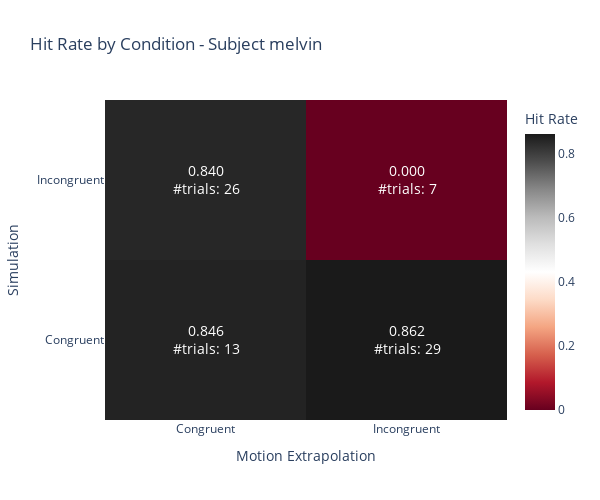
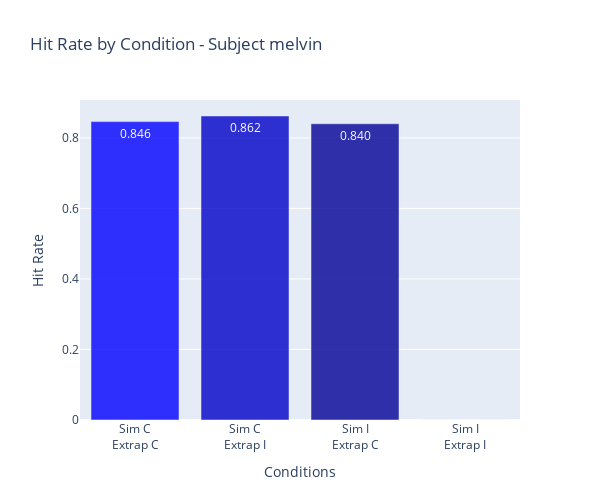
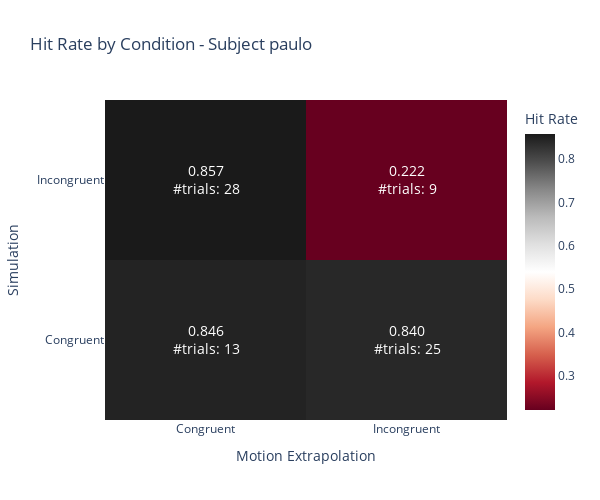
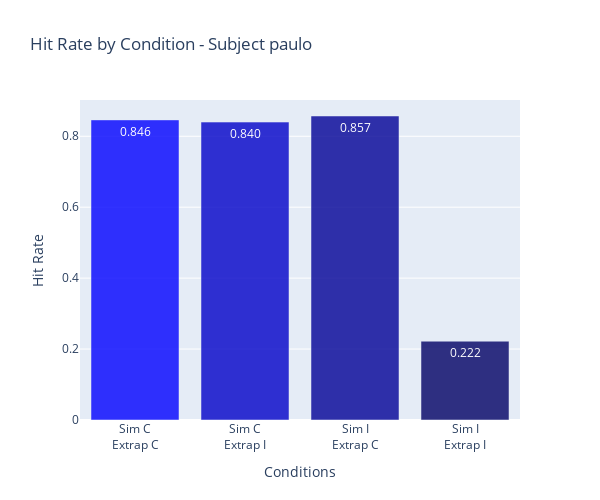

The notebook cell these images were saved under, in order:
### Code cell
for this_name in all_sub_names:
    wie = get_data(subject=f"sub-{this_name}", task="ball_hue")
    
    # Get hit rates for each condition
    simc_xpolc = get_hit_rate(df=wie, sim_con=True, expol_con=True, return_df=True)["accuracy"]
    simc_xpoli = get_hit_rate(df=wie, sim_con=True, expol_con=False, return_df=True)["accuracy"]
    simi_xpolc = get_hit_rate(df=wie, sim_con=False, expol_con=True, return_df=True)["accuracy"]
    simi_xpoli = get_hit_rate(df=wie, sim_con=False, expol_con=False, return_df=True)["accuracy"]

    print(f"Subject missed {get_false_negatives(wie)} trials")
    print(f"simc_xpolc: {simc_xpolc.mean()}, simc_xpoli: {simc_xpoli.mean()}, simi_xpolc: {simi_xpolc.mean()}, simi_xpoli: {simi_xpoli.mean()}")

    # Create data for the 2x2 heatmap
    z_values = [[simc_xpolc.mean(), simc_xpoli.mean()], 
                [simi_xpolc.mean(), simi_xpoli.mean()]]
    
    # Create a figure with subplot for heatmap
    fig = go.Figure()
    
    # Add heatmap
    fig.add_trace(go.Heatmap(
        z=z_values,
        x=['Congruent', 'Incongruent'],
        y=['Congruent', 'Incongruent'],
        text=[[f"{simc_xpolc.mean():.3f}<br>#trials: {len(simc_xpolc)}", f"{simc_xpoli.mean():.3f}<br>#trials: {len(simc_xpoli)}"], 
              [f"{simi_xpolc.mean():.3f}<br>#trials: {len(simi_xpolc)}", f"{simi_xpoli.mean():.3f}<br>#trials: {len(simi_xpoli)}"]],
        texttemplate="%{text}",
        textfont={"size":14},
        colorscale="RdGy",
        showscale=True,
        colorbar=dict(title="Hit Rate")
    ))
    
    # Update layout
    fig.update_layout(
        title=f"Hit Rate by Condition - Subject {this_name}",
        xaxis=dict(title="Motion Extrapolation", side="bottom"),
        yaxis=dict(title="Simulation"),
        width=600,
        height=500
    )
    
    # Show the figure
    fig.show()
    
    # Create a 2x2 bar plot alternative
    fig2 = go.Figure()
    
    # Define positions for the bars
    x_pos = [0, 1, 2, 3]
    x_labels = ['Sim C<br>Extrap C', 'Sim C<br>Extrap I', 'Sim I<br>Extrap C', 'Sim I<br>Extrap I']
    y_values = [simc_xpolc.mean(), simc_xpoli.mean(), simi_xpolc.mean(), simi_xpoli.mean()]
    
    # Add bars
    fig2.add_trace(go.Bar(
        x=x_pos,
        y=y_values,
        text=[f"{val:.3f}" for val in y_values],
        textposition='auto',
        marker_color=['rgba(0, 0, 255, 0.8)', 'rgba(0, 0, 200, 0.8)', 
                      'rgba(0, 0, 150, 0.8)', 'rgba(0, 0, 100, 0.8)'],
        name='Hit Rate'
    ))
    
    # Update layout
    fig2.update_layout(
        title=f"Hit Rate by Condition - Subject {this_name}",
        xaxis=dict(
            title="Conditions",
            tickmode='array',
            tickvals=x_pos,
            ticktext=x_labels
        ),
        yaxis=dict(title="Hit Rate"),
        width=600,
        height=500
    )
    
    # Show the figure
    fig2.show()

### Figure 1 — Plotly figure (JSON) as saved in the notebook; plotly's stock layout.template omitted (floating-point values rounded to 4 significant figures)
{"data": [{"colorbar": {"title": {"text": "Hit Rate"}}, "colorscale": [[0, "rgb(103,0,31)"], [0.1, "rgb(178,24,43)"], [0.2, "rgb(214,96,77)"], [0.3, "rgb(244,165,130)"], [0.4, "rgb(253,219,199)"], [0.5, "rgb(255,255,255)"], [0.6, "rgb(224,224,224)"], [0.7, "rgb(186,186,186)"], [0.8, "rgb(135,135,135)"], [0.9, "rgb(77,77,77)"], [1, "rgb(26,26,26)"]], "showscale": true, "text": [["0.846<br>#trials: 13", "0.862<br>#trials: 29"], ["0.840<br>#trials: 26", "0.000<br>#trials: 7"]], "textfont": {"size": 14}, "texttemplate": "%{text}", "type": "heatmap", "x": ["Congruent", "Incongruent"], "y": ["Congruent", "Incongruent"], "z": [[0.8462, 0.8621], [0.84, 0]]}], "layout": {"height": 500, "title": {"text": "Hit Rate by Condition - Subject melvin"}, "width": 600, "xaxis": {"side": "bottom", "title": {"text": "Motion Extrapolation"}}, "yaxis": {"title": {"text": "Simulation"}}}}

### Figure 2 — Plotly figure (JSON) as saved in the notebook; plotly's stock layout.template omitted (floating-point values rounded to 4 significant figures)
{"data": [{"marker": {"color": ["rgba(0, 0, 255, 0.8)", "rgba(0, 0, 200, 0.8)", "rgba(0, 0, 150, 0.8)", "rgba(0, 0, 100, 0.8)"]}, "name": "Hit Rate", "text": ["0.846", "0.862", "0.840", "0.000"], "textposition": "auto", "type": "bar", "x": [0, 1, 2, 3], "y": [0.8462, 0.8621, 0.84, 0]}], "layout": {"height": 500, "title": {"text": "Hit Rate by Condition - Subject melvin"}, "width": 600, "xaxis": {"tickmode": "array", "ticktext": ["Sim C<br>Extrap C", "Sim C<br>Extrap I", "Sim I<br>Extrap C", "Sim I<br>Extrap I"], "tickvals": [0, 1, 2, 3], "title": {"text": "Conditions"}}, "yaxis": {"title": {"text": "Hit Rate"}}}}

### Figure 3 — Plotly figure (JSON) as saved in the notebook; plotly's stock layout.template omitted (floating-point values rounded to 4 significant figures)
{"data": [{"colorbar": {"title": {"text": "Hit Rate"}}, "colorscale": [[0, "rgb(103,0,31)"], [0.1, "rgb(178,24,43)"], [0.2, "rgb(214,96,77)"], [0.3, "rgb(244,165,130)"], [0.4, "rgb(253,219,199)"], [0.5, "rgb(255,255,255)"], [0.6, "rgb(224,224,224)"], [0.7, "rgb(186,186,186)"], [0.8, "rgb(135,135,135)"], [0.9, "rgb(77,77,77)"], [1, "rgb(26,26,26)"]], "showscale": true, "text": [["0.846<br>#trials: 13", "0.840<br>#trials: 25"], ["0.857<br>#trials: 28", "0.222<br>#trials: 9"]], "textfont": {"size": 14}, "texttemplate": "%{text}", "type": "heatmap", "x": ["Congruent", "Incongruent"], "y": ["Congruent", "Incongruent"], "z": [[0.8462, 0.84], [0.8571, 0.2222]]}], "layout": {"height": 500, "title": {"text": "Hit Rate by Condition - Subject paulo"}, "width": 600, "xaxis": {"side": "bottom", "title": {"text": "Motion Extrapolation"}}, "yaxis": {"title": {"text": "Simulation"}}}}

### Figure 4 — Plotly figure (JSON) as saved in the notebook; plotly's stock layout.template omitted (floating-point values rounded to 4 significant figures)
{"data": [{"marker": {"color": ["rgba(0, 0, 255, 0.8)", "rgba(0, 0, 200, 0.8)", "rgba(0, 0, 150, 0.8)", "rgba(0, 0, 100, 0.8)"]}, "name": "Hit Rate", "text": ["0.846", "0.840", "0.857", "0.222"], "textposition": "auto", "type": "bar", "x": [0, 1, 2, 3], "y": [0.8462, 0.84, 0.8571, 0.2222]}], "layout": {"height": 500, "title": {"text": "Hit Rate by Condition - Subject paulo"}, "width": 600, "xaxis": {"tickmode": "array", "ticktext": ["Sim C<br>Extrap C", "Sim C<br>Extrap I", "Sim I<br>Extrap C", "Sim I<br>Extrap I"], "tickvals": [0, 1, 2, 3], "title": {"text": "Conditions"}}, "yaxis": {"title": {"text": "Hit Rate"}}}}
